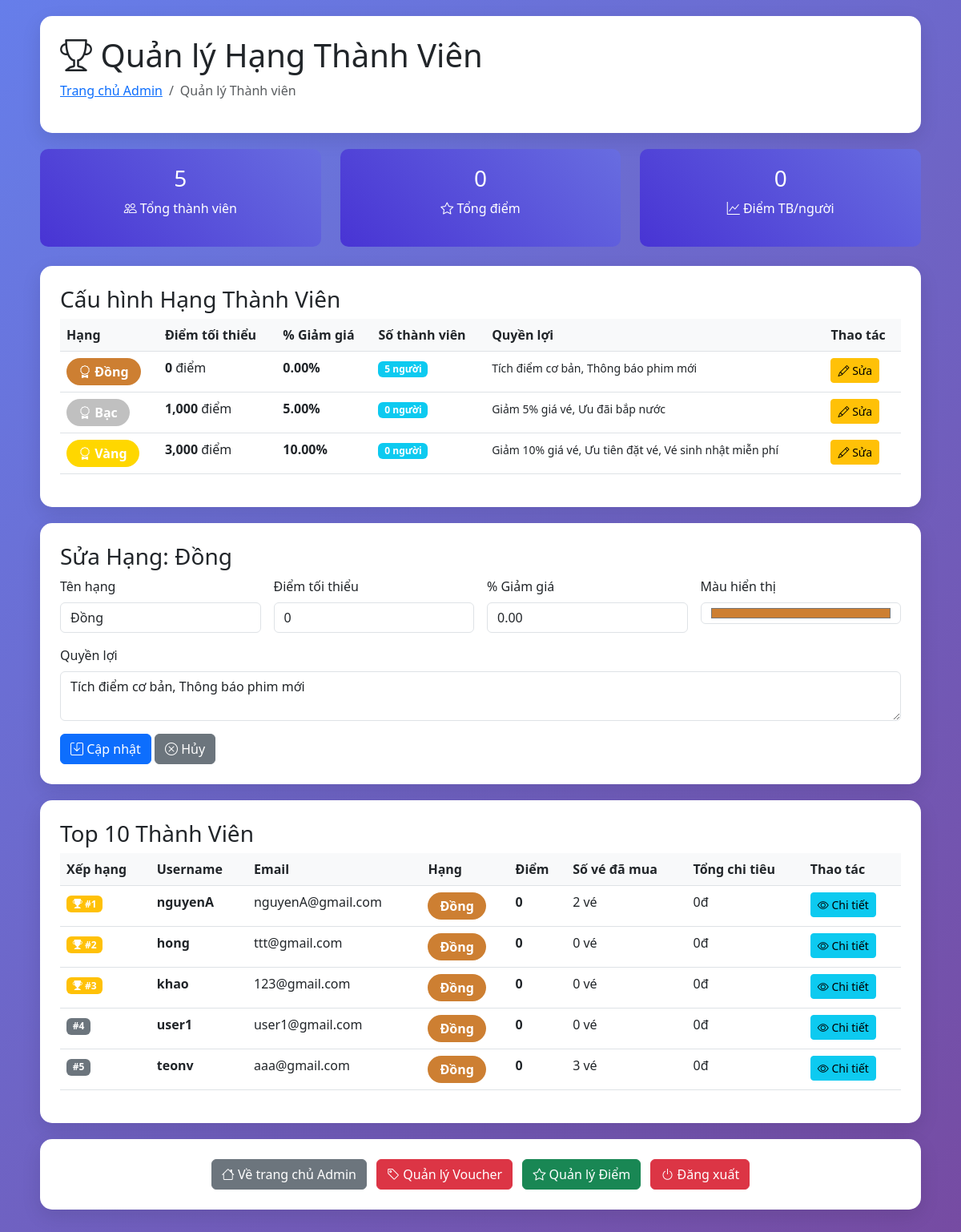
/admin_members.php?edit_id=1 (signed in), run on the app's committed database.
### tables this page shows
CREATE TABLE `member_tiers` (
  `id` int(11) NOT NULL,
  `name` varchar(50) NOT NULL,
  `min_points` int(11) NOT NULL DEFAULT 0,
  `discount_percent` decimal(5,2) DEFAULT 0.00,
  `color` varchar(20) DEFAULT NULL,
  `benefits` text DEFAULT NULL
);

CREATE TABLE `users` (
  `id` int(11) NOT NULL,
  `username` varchar(100) NOT NULL,
  `email` varchar(255) NOT NULL,
  `password` varchar(255) NOT NULL,
  `role` enum('customer','admin') DEFAULT 'customer',
  `created_at` timestamp NOT NULL DEFAULT current_timestamp(),
  `member_points` int(11) DEFAULT 0,
  `member_tier_id` int(11) DEFAULT 1,
  `birthday` date DEFAULT NULL,
  `phone` varchar(20) DEFAULT NULL
);

### admin_members.php (the view, shortened to what this page needs)
<?php
require_once 'config.php';
$stmt = $pdo->query("
    SELECT mt.*, COUNT(u.id) as member_count
    FROM member_tiers mt
    LEFT JOIN users u ON u.member_tier_id = mt.id AND u.role = 'customer'
    GROUP BY mt.id
    ORDER BY mt.min_points ASC
");
$tiers = $stmt->fetchAll(PDO::FETCH_ASSOC);
$stmt = $pdo->query("
    SELECT
        COUNT(*) as total_members,
        SUM(member_points) as total_points,
        AVG(member_points) as avg_points
    FROM users
    WHERE role = 'customer'
");
$stats = $stmt->fetch(PDO::FETCH_ASSOC);
$stmt = $pdo->query("
    SELECT u.*, mt.name as tier_name, mt.color as tier_color,
           COUNT(b.id) as total_bookings,
           SUM(b.final_price) as total_spent
    FROM users u
    LEFT JOIN member_tiers mt ON u.member_tier_id = mt.id
    LEFT JOIN bookings b ON u.id = b.user_id AND b.status IN ('paid', 'confirmed')
    WHERE u.role = 'customer'
    GROUP BY u.id
    ORDER BY u.member_points DESC
    LIMIT 10
");
$top_members = $stmt->fetchAll(PDO::FETCH_ASSOC);
$edit_tier = null;
if (isset($_GET['edit_id'])) {
    $stmt = $pdo->prepare("SELECT * FROM member_tiers WHERE id = ?");
    $stmt->execute([$_GET['edit_id']]);
    $edit_tier = $stmt->fetch(PDO::FETCH_ASSOC);
}
?>
<!DOCTYPE html>
<html>
<head>
    <link href="https://cdn.jsdelivr.net/npm/bootstrap@5.3.0/dist/css/bootstrap.min.css" rel="stylesheet" />
    <link href="https://cdn.jsdelivr.net/npm/bootstrap-icons@1.7.2/font/bootstrap-icons.css" rel="stylesheet">
</head>
<body>
    <div class="container">
        <div class="admin-card">
            <h1><i class="bi bi-trophy"></i> Quản lý Hạng Thành Viên</h1>
            <nav aria-label="breadcrumb">
                <ol class="breadcrumb">
                    <li class="breadcrumb-item"><a href="admin.php">Trang chủ Admin</a></li>
                    <li class="breadcrumb-item active">Quản lý Thành viên</li>
                </ol>
            </nav>
        </div>
        <div class="row mb-4">
            <div class="col-md-4">
                <div class="stats-card">
                    <h3><?php echo $stats['total_members']; ?></h3>
                    <p><i class="bi bi-people"></i> Tổng thành viên</p>
                </div>
            </div>
            <div class="col-md-4">
                <div class="stats-card">
                    <h3><?php echo number_format($stats['total_points']); ?></h3>
                    <p><i class="bi bi-star"></i> Tổng điểm</p>
                </div>
            </div>
            <div class="col-md-4">
                <div class="stats-card">
                    <h3><?php echo number_format($stats['avg_points'], 0); ?></h3>
                    <p><i class="bi bi-graph-up"></i> Điểm TB/người</p>
                </div>
            </div>
        </div>
        <div class="admin-card">
            <h3>Cấu hình Hạng Thành Viên</h3>
            <div class="table-responsive">
                <table class="table table-hover">
                    <thead>
                        <tr>
                            <th>Hạng</th>
                            <th>Điểm tối thiểu</th>
                            <th>% Giảm giá</th>
                            <th>Số thành viên</th>
                            <th>Quyền lợi</th>
                            <th>Thao tác</th>
                        </tr>
                    </thead>
                    <tbody>
                        <?php foreach ($tiers as $tier): ?>
                            <tr>
                                <td>
                                    <span class="tier-badge" style="background-color: <?php echo $tier['color']; ?>">
                                        <i class="bi bi-award"></i> <?php echo $tier['name']; ?>
                                    </span>
                                </td>
                                <td><strong><?php echo number_format($tier['min_points']); ?></strong> điểm</td>
                                <td><strong><?php echo $tier['discount_percent']; ?>%</strong></td>
                                <td><span class="badge bg-info"><?php echo $tier['member_count']; ?> người</span></td>
                                <td><small><?php echo $tier['benefits']; ?></small></td>
                                <td>
                                    <a href="admin_members.php?edit_id=<?php echo $tier['id']; ?>"
                                        class="btn btn-sm btn-warning">
                                        <i class="bi bi-pencil"></i> Sửa
                                    </a>
                                </td>
                            </tr>
                        <?php endforeach; ?>
                    </tbody>
                </table>
            </div>
        </div>
        <?php if ($edit_tier): ?>
            <div class="admin-card">
                <h3>Sửa Hạng: <?php echo $edit_tier['name']; ?></h3>
                <form method="POST" class="row g-3">
                    <div class="col-md-3">
                        <label class="form-label">Tên hạng</label>
                        <input type="text" name="name" class="form-control" value="<?php echo $edit_tier['name']; ?>"
                            required>
                    </div>
                    <div class="col-md-3">
                        <label class="form-label">Điểm tối thiểu</label>
                        <input type="number" name="min_points" class="form-control"
                            value="<?php echo $edit_tier['min_points']; ?>" min="0" required>
                    </div>
                    <div class="col-md-3">
                        <label class="form-label">% Giảm giá</label>
                        <input type="number" name="discount_percent" class="form-control"
                            value="<?php echo $edit_tier['discount_percent']; ?>" min="0" max="100" step="0.01" required>
                    </div>
                    <div class="col-md-3">
                        <label class="form-label">Màu hiển thị</label>
                        <input type="color" name="color" class="form-control" value="<?php echo $edit_tier['color']; ?>"
                            required>
                    </div>
                    <div class="col-12">
                        <label class="form-label">Quyền lợi</label>
                        <textarea name="benefits" class="form-control" rows="2"
                            required><?php echo $edit_tier['benefits']; ?></textarea>
                    </div>
                    <div class="col-12">
                        <button type="submit" class="btn btn-primary">
                            <i class="bi bi-save"></i> Cập nhật
                        </button>
                        <a href="admin_members.php" class="btn btn-secondary">
                            <i class="bi bi-x-circle"></i> Hủy
                        </a>
                    </div>
                </form>
            </div>
        <?php endif; ?>
        <div class="admin-card">
            <h3>Top 10 Thành Viên</h3>
            <div class="table-responsive">
                <table class="table table-hover">
                    <thead>
                        <tr>
                            <th>Xếp hạng</th>
                            <th>Username</th>
                            <th>Email</th>
                            <th>Hạng</th>
                            <th>Điểm</th>
                            <th>Số vé đã mua</th>
                            <th>Tổng chi tiêu</th>
                            <th>Thao tác</th>
                        </tr>
                    </thead>
                    <tbody>
                        <?php $rank = 1;
                        foreach ($top_members as $member): ?>
                            <tr>
                                <td>
                                    <?php if ($rank <= 3): ?>
                                        <span class="badge bg-warning">
                                            <i class="bi bi-trophy-fill"></i> #<?php echo $rank; ?>
                                        </span>
                                    <?php else: ?>
                                        <span class="badge bg-secondary">#<?php echo $rank; ?></span>
                                    <?php endif; ?>
                                </td>
                                <td><strong><?php echo $member['username']; ?></strong></td>
                                <td><?php echo $member['email']; ?></td>
                                <td>
                                    <span class="tier-badge" style="background-color: <?php echo $member['tier_color']; ?>">
                                        <?php echo $member['tier_name']; ?>
                                    </span>
                                </td>
                                <td><strong><?php echo number_format($member['member_points']); ?></strong></td>
                                <td><?php echo $member['total_bookings']; ?> vé</td>
                                <td><?php echo number_format($member['total_spent'] ?? 0); ?>đ</td>
                                <td>
                                    <a href="admin_points.php?user_id=<?php echo $member['id']; ?>"
                                        class="btn btn-sm btn-info">
                                        <i class="bi bi-eye"></i> Chi tiết
                                    </a>
                                </td>
                            </tr>
                        <?php $rank++;
                        endforeach; ?>
                    </tbody>
                </table>
            </div>
        </div>
        <div class="admin-card text-center">
            <a href="admin.php" class="btn btn-secondary me-2">
                <i class="bi bi-house"></i> Về trang chủ Admin
            </a>
            <a href="admin_vouchers.php" class="btn btn-danger me-2">
                <i class="bi bi-tag"></i> Quản lý Voucher
            </a>
            <a href="admin_points.php" class="btn btn-success me-2">
                <i class="bi bi-star"></i> Quản lý Điểm
            </a>
            <a href="logout.php" class="btn btn-danger">
                <i class="bi bi-power"></i> Đăng xuất
            </a>
        </div>
    </div>
</body>
</html>

### admin_members.php (style rules this page uses)
body { background: linear-gradient(135deg, #667eea 0%, #764ba2 100%); min-height: 100vh; }
.container { padding: 20px; }
.admin-card { background: white; border-radius: 15px; padding: 25px; box-shadow: 0 8px 25px rgba(0, 0, 0, 0.1); margin-bottom: 20px; }
.stats-card { background: linear-gradient(45deg, #4834d4, #686de0); color: white; text-align: center; padding: 20px; border-radius: 10px; }
.tier-badge { display: inline-block; padding: 5px 15px; border-radius: 20px; color: white; font-weight: bold; }
.table th { background-color: #f8f9fa; }

### data on the page
member_tiers: name "Đồng", min_points "0", discount_percent "0.00", member_count "5", benefits "Tích điểm cơ bản, Thông báo phim mới", color "#cd7f32"
member_tiers: name "Bạc", min_points "1,000", discount_percent "5.00", member_count "0", benefits "Giảm 5% giá vé, Ưu đãi bắp nước"
member_tiers: name "Vàng", min_points "3,000", discount_percent "10.00", member_count "0", benefits "Giảm 10% giá vé, Ưu tiên đặt vé, Vé sinh nhật miễn phí"
users: username "nguyenA", email "nguyenA@gmail.com", member_tier.name "Đồng", member_points "0", total_bookings "2", total_spent "0"
users: username "hong", email "ttt@gmail.com", member_tier.name "Đồng", member_points "0", total_bookings "0", total_spent "0"
users: username "khao", email "123@gmail.com", member_tier.name "Đồng", member_points "0", total_bookings "0", total_spent "0"
users: username "user1", email "user1@gmail.com", member_tier.name "Đồng", member_points "0", total_bookings "0", total_spent "0"
users: username "teonv", email "aaa@gmail.com", member_tier.name "Đồng", member_points "0", total_bookings "3", total_spent "0"

### other printed values
$stats['total_members'] "5"
$stats['total_points'] "0"
$stats['avg_points'] "0"
